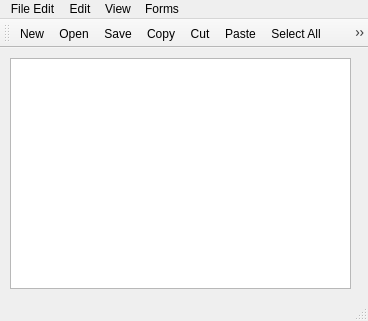
<?xml version="1.0" encoding="UTF-8"?>
<ui version="4.0">
 <class>MainWindow</class>
 <widget class="QMainWindow" name="MainWindow">
  <property name="geometry">
   <rect>
    <x>0</x>
    <y>0</y>
    <width>368</width>
    <height>321</height>
   </rect>
  </property>
  <property name="windowTitle">
   <string>MainWindow</string>
  </property>
  <widget class="QWidget" name="centralwidget">
   <widget class="QPlainTextEdit" name="plainTextEdit">
    <property name="geometry">
     <rect>
      <x>10</x>
      <y>10</y>
      <width>341</width>
      <height>231</height>
     </rect>
    </property>
   </widget>
  </widget>
  <widget class="QMenuBar" name="menubar">
   <property name="geometry">
    <rect>
     <x>0</x>
     <y>0</y>
     <width>368</width>
     <height>22</height>
    </rect>
   </property>
   <widget class="QMenu" name="menuFile_Edit">
    <property name="title">
     <string>File Edit</string>
    </property>
    <addaction name="actionNew"/>
    <addaction name="actionOpen"/>
    <addaction name="actionSave"/>
    <addaction name="separator"/>
    <addaction name="actionExit"/>
   </widget>
   <widget class="QMenu" name="menuEdit">
    <property name="title">
     <string>Edit</string>
    </property>
    <addaction name="actionCopy"/>
    <addaction name="actionC"/>
    <addaction name="actionPaste"/>
    <addaction name="actionSelect_All"/>
    <addaction name="actionSelect_None"/>
   </widget>
   <widget class="QMenu" name="menuView">
    <property name="title">
     <string>View</string>
    </property>
    <addaction name="actionToolbar_Top"/>
    <addaction name="actionToolbar_Bottom"/>
    <addaction name="actionToolbar_Right"/>
    <addaction name="actionToolbar_Left"/>
    <addaction name="separator"/>
    <addaction name="actionToolbar_Floatable"/>
    <addaction name="actionToolbar_Movable"/>
   </widget>
   <widget class="QMenu" name="menuForms">
    <property name="title">
     <string>Forms</string>
    </property>
    <addaction name="actionOpen_Form"/>
   </widget>
   <addaction name="menuFile_Edit"/>
   <addaction name="menuEdit"/>
   <addaction name="menuView"/>
   <addaction name="menuForms"/>
  </widget>
  <widget class="QStatusBar" name="statusbar"/>
  <widget class="QToolBar" name="toolBar">
   <property name="windowTitle">
    <string>toolBar</string>
   </property>
   <attribute name="toolBarArea">
    <enum>TopToolBarArea</enum>
   </attribute>
   <attribute name="toolBarBreak">
    <bool>false</bool>
   </attribute>
   <addaction name="actionNew"/>
   <addaction name="actionOpen"/>
   <addaction name="actionSave"/>
   <addaction name="actionCopy"/>
   <addaction name="actionC"/>
   <addaction name="actionPaste"/>
   <addaction name="actionSelect_All"/>
   <addaction name="actionSelect_None"/>
  </widget>
  <action name="actionNew">
   <property name="icon">
    <iconset resource="resources.qrc">
     <normaloff>:/icons/images/new.png</normaloff>:/icons/images/new.png</iconset>
   </property>
   <property name="text">
    <string>New</string>
   </property>
  </action>
  <action name="actionOpen">
   <property name="icon">
    <iconset resource="resources.qrc">
     <normaloff>:/icons/images/open.png</normaloff>:/icons/images/open.png</iconset>
   </property>
   <property name="text">
    <string>Open</string>
   </property>
  </action>
  <action name="actionSave">
   <property name="icon">
    <iconset resource="resources.qrc">
     <normaloff>:/icons/images/save.png</normaloff>:/icons/images/save.png</iconset>
   </property>
   <property name="text">
    <string>Save</string>
   </property>
  </action>
  <action name="actionExit">
   <property name="text">
    <string>Exit</string>
   </property>
  </action>
  <action name="actionCopy">
   <property name="icon">
    <iconset resource="resources.qrc">
     <normaloff>:/icons/images/copy.png</normaloff>:/icons/images/copy.png</iconset>
   </property>
   <property name="text">
    <string>Copy</string>
   </property>
  </action>
  <action name="actionC">
   <property name="icon">
    <iconset resource="resources.qrc">
     <normaloff>:/icons/images/cut.png</normaloff>:/icons/images/cut.png</iconset>
   </property>
   <property name="text">
    <string>Cut</string>
   </property>
  </action>
  <action name="actionPaste">
   <property name="icon">
    <iconset resource="resources.qrc">
     <normaloff>:/icons/images/paste.png</normaloff>:/icons/images/paste.png</iconset>
   </property>
   <property name="text">
    <string>Paste</string>
   </property>
  </action>
  <action name="actionSelect_All">
   <property name="icon">
    <iconset resource="resources.qrc">
     <normaloff>:/icons/images/selectall.png</normaloff>:/icons/images/selectall.png</iconset>
   </property>
   <property name="text">
    <string>Select All</string>
   </property>
  </action>
  <action name="actionSelect_None">
   <property name="icon">
    <iconset resource="resources.qrc">
     <normaloff>:/icons/images/selectnone.png</normaloff>:/icons/images/selectnone.png</iconset>
   </property>
   <property name="text">
    <string>Select None</string>
   </property>
  </action>
  <action name="actionToolbar_Top">
   <property name="text">
    <string>Toolbar Top</string>
   </property>
  </action>
  <action name="actionToolbar_Bottom">
   <property name="text">
    <string>Toolbar Bottom</string>
   </property>
  </action>
  <action name="actionToolbar_Right">
   <property name="text">
    <string>Toolbar Right</string>
   </property>
  </action>
  <action name="actionToolbar_Left">
   <property name="text">
    <string>Toolbar Left</string>
   </property>
  </action>
  <action name="actionToolbar_Floatable">
   <property name="text">
    <string>Toolbar Floatable</string>
   </property>
  </action>
  <action name="actionToolbar_Movable">
   <property name="text">
    <string>Toolbar Movable</string>
   </property>
  </action>
  <action name="actionOpen_Form">
   <property name="text">
    <string>Open Form</string>
   </property>
  </action>
 </widget>
 <resources>
  <include location="resources.qrc"/>
 </resources>
 <connections/>
</ui>
